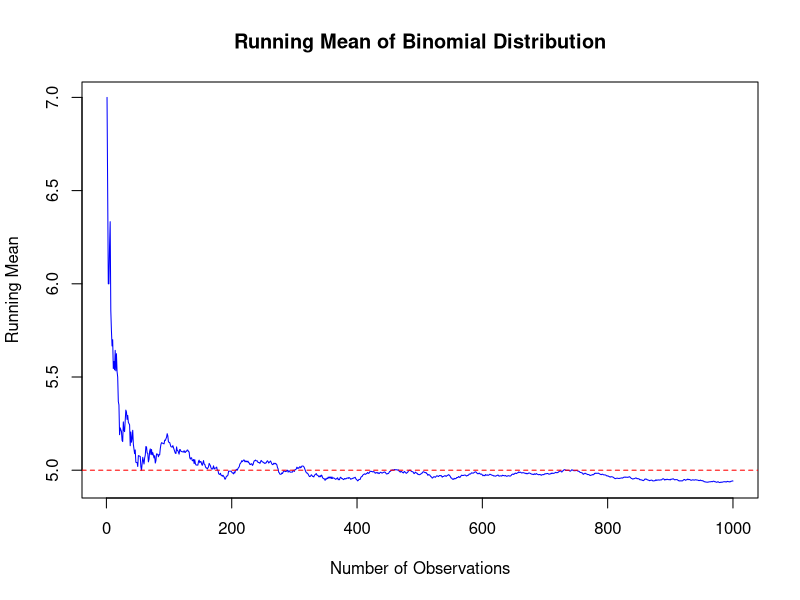
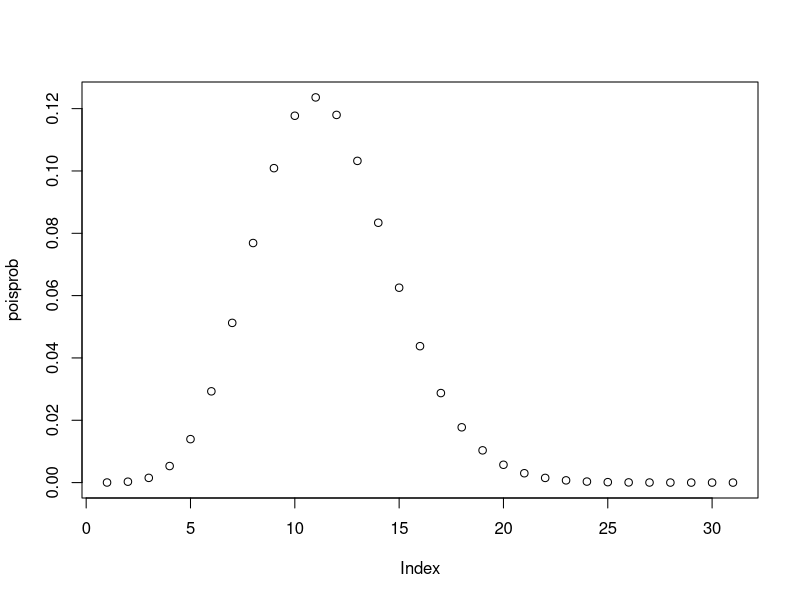
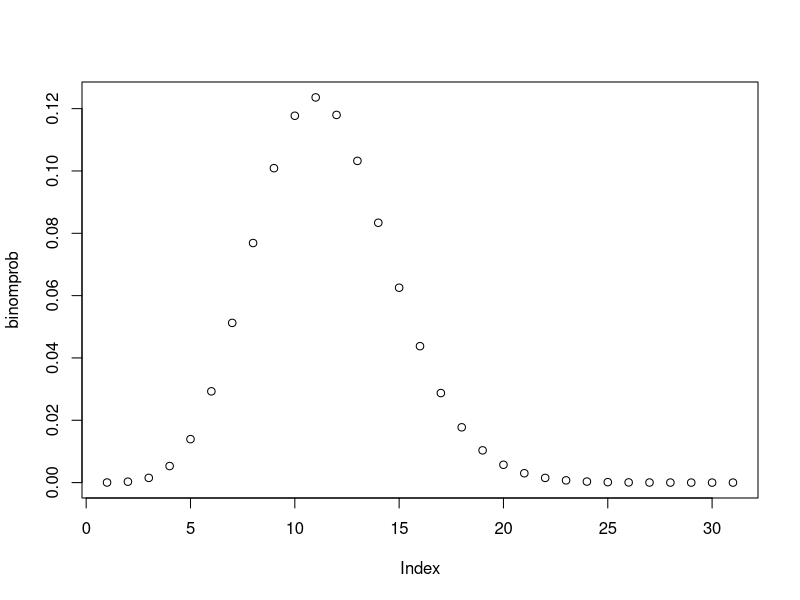

These charts were generated, in order, by the following R code:
## ---- chunk 1
v = 1:25
v = v * 2
v = v^2
v = v - mean(v)
v = v >= 0
v = sum(v)
v
## ---- chunk 2
even_points = ppoints(15)
even_points

quantiles = qnorm(even_points)
quantiles
## ---- chunk 3
funct = function(n, k){
  if (k > n || k < 0) {
    stop("k must be between 0 and n")
  }
  return (factorial(n)/(factorial(n-k)*factorial(k)))
}

funct(5, 2)
#funct(2, 5)
#funct(0, 7)
## ---- chunk 4
roll_dice = function(n = 2) {

  rolls = sample(1:6, size = n, replace = TRUE)
  
  return(mean(rolls))
}

roll_dice()
roll_dice(5)  
#roll_dice(1000)

## ---- chunk 5
manual_sd = function(x) {
  n = length(x)
  x_mean = mean(x)
  squared_diffs = (x - x_mean)^2
  variance = sum(squared_diffs) / (n - 1)
  
  return(sqrt(variance))
}

manual_sd(c(1, 2, 3, 4, 5))

## ---- chunk 6
#TODO: code goes here.
is_even = function(n) {
  if (n%%2 == 0) {
    return (TRUE)
  } else {
    return (FALSE)
  }
}

is_even(5)
is_even(6)
## ---- chunk 7
card_experiment = function(n = 1000) {
  
  means = numeric(n)
  deck = rep(1:13, 4)
  
  for (i in 1:n) {
    
    drawn_cards = sample(deck, size = 5, replace = FALSE)
    
    drawn_cards = drawn_cards[!(drawn_cards %in% c(min(drawn_cards), max(drawn_cards)))]
    
    means[i] = mean(drawn_cards)
  }
  
  return(means)
}

results <- card_experiment(1000)
print(head(results))
## ---- chunk 8
# define running average function
# can be specified as cumulative sum / index of element
running_mean <- function(vec) {
   cumsum(vec) / seq_along(vec)
}
## ---- chunk 9
#TODO: code for generating RVs and computing their running mean goes here.
n_trials = 10 
p_success = 0.5 
n_observations = 1000

observations = rbinom(n_observations, size = n_trials, prob = p_success)

running_means = running_mean(observations)

## ---- chunk 10
#TODO: plotting code goes here.
plot(running_means, type = "l", col = "blue", ylim = c(min(running_means), max(running_means)),
     xlab = "Number of Observations", ylab = "Running Mean", main = "Running Mean of Binomial Distribution")
abline(h = n_trials * p_success, col = "red", lty = 2)
## ---- chunk 11
k <- seq(0,30);
lambda <- 10.5; ## On average, we should get back the value 10.5,
df <- data.frame('Probk'=dpois(k, lambda) );
#(pp <- ggplot(df, aes(x=k, y=Probk) ) + geom_col());
df
## ---- chunk 12
k <- seq(0,30); lambda <- 10.5;
N <- 1e6;
p <- lambda/N; # On average, we should get back the value lambda
poisprob <- dpois(k, lambda); # Vector of Poisson probabilities
binomprob <- dbinom( k, size=N, prob=p );
poisprob
binomprob
plot(poisprob)
plot(binomprob)

## ---- chunk 13
dist <- c( rep('Poisson', length(k)), rep('Binom', length(k)) );

df <- data.frame('dist'=dist, 'k'=rep(k,2),
'Probk'=c(poisprob,binomprob) )

df
